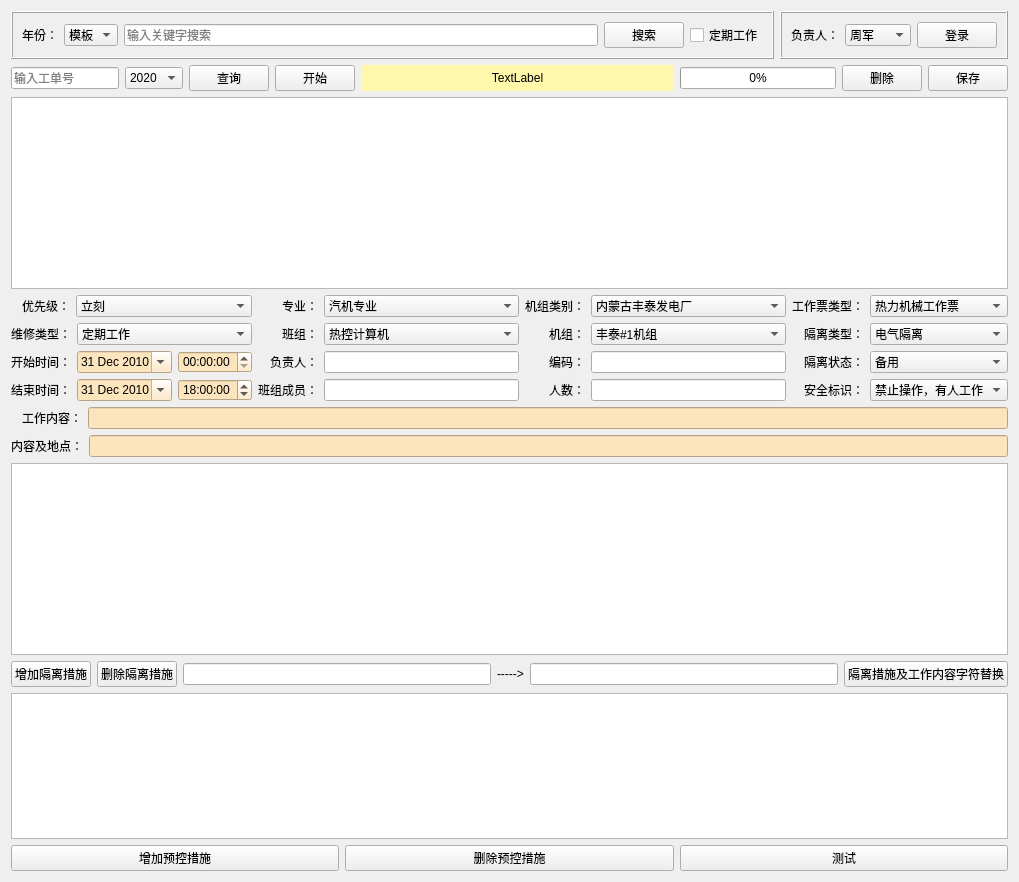
<?xml version="1.0" encoding="UTF-8"?>
<ui version="4.0">
 <class>Form</class>
 <widget class="QWidget" name="Form">
  <property name="geometry">
   <rect>
    <x>0</x>
    <y>0</y>
    <width>1019</width>
    <height>882</height>
   </rect>
  </property>
  <property name="windowTitle">
   <string>Form</string>
  </property>
  <layout class="QVBoxLayout" name="verticalLayout_12">
   <item>
    <layout class="QHBoxLayout" name="horizontalLayout_29">
     <item>
      <widget class="QFrame" name="frame">
       <property name="frameShape">
        <enum>QFrame::Box</enum>
       </property>
       <property name="frameShadow">
        <enum>QFrame::Raised</enum>
       </property>
       <layout class="QHBoxLayout" name="horizontalLayout_28">
        <item>
         <layout class="QHBoxLayout" name="horizontalLayout_27">
          <property name="sizeConstraint">
           <enum>QLayout::SetMinAndMaxSize</enum>
          </property>
          <property name="leftMargin">
           <number>0</number>
          </property>
          <property name="rightMargin">
           <number>0</number>
          </property>
          <item>
           <layout class="QHBoxLayout" name="horizontalLayout_20">
            <item>
             <layout class="QHBoxLayout" name="horizontalLayout_19">
              <item>
               <widget class="QLabel" name="label_8">
                <property name="text">
                 <string>年份：</string>
                </property>
               </widget>
              </item>
              <item>
               <widget class="QComboBox" name="year_combo">
                <item>
                 <property name="text">
                  <string>模板</string>
                 </property>
                </item>
               </widget>
              </item>
             </layout>
            </item>
            <item>
             <widget class="QLineEdit" name="filter_text">
              <property name="sizePolicy">
               <sizepolicy hsizetype="Expanding" vsizetype="Fixed">
                <horstretch>0</horstretch>
                <verstretch>0</verstretch>
               </sizepolicy>
              </property>
              <property name="placeholderText">
               <string>输入关键字搜索</string>
              </property>
             </widget>
            </item>
            <item>
             <widget class="QPushButton" name="search_btn">
              <property name="text">
               <string>搜索</string>
              </property>
             </widget>
            </item>
           </layout>
          </item>
          <item>
           <widget class="QCheckBox" name="checkBox">
            <property name="text">
             <string>定期工作</string>
            </property>
            <property name="checked">
             <bool>false</bool>
            </property>
           </widget>
          </item>
         </layout>
        </item>
       </layout>
      </widget>
     </item>
     <item>
      <widget class="QFrame" name="frame_2">
       <property name="frameShape">
        <enum>QFrame::Box</enum>
       </property>
       <property name="frameShadow">
        <enum>QFrame::Raised</enum>
       </property>
       <layout class="QHBoxLayout" name="horizontalLayout_24">
        <item>
         <layout class="QHBoxLayout" name="horizontalLayout_22">
          <item>
           <widget class="QLabel" name="label_21">
            <property name="text">
             <string>负责人：</string>
            </property>
           </widget>
          </item>
          <item>
           <widget class="QComboBox" name="fuzeren">
            <item>
             <property name="text">
              <string>周军</string>
             </property>
            </item>
            <item>
             <property name="text">
              <string>胡毅</string>
             </property>
            </item>
            <item>
             <property name="text">
              <string>王志英</string>
             </property>
            </item>
            <item>
             <property name="text">
              <string>梁春红</string>
             </property>
            </item>
            <item>
             <property name="text">
              <string>云雯</string>
             </property>
            </item>
            <item>
             <property name="text">
              <string>车璐</string>
             </property>
            </item>
            <item>
             <property name="text">
              <string>范舒婷</string>
             </property>
            </item>
           </widget>
          </item>
          <item>
           <widget class="QPushButton" name="denglu">
            <property name="text">
             <string>登录</string>
            </property>
           </widget>
          </item>
         </layout>
        </item>
       </layout>
      </widget>
     </item>
    </layout>
   </item>
   <item>
    <layout class="QHBoxLayout" name="horizontalLayout_23">
     <item>
      <layout class="QHBoxLayout" name="horizontalLayout_26">
       <property name="sizeConstraint">
        <enum>QLayout::SetMinimumSize</enum>
       </property>
       <property name="leftMargin">
        <number>0</number>
       </property>
       <property name="rightMargin">
        <number>0</number>
       </property>
       <item>
        <widget class="QLineEdit" name="lineEdit">
         <property name="inputMask">
          <string/>
         </property>
         <property name="placeholderText">
          <string>输入工单号</string>
         </property>
        </widget>
       </item>
       <item>
        <widget class="QComboBox" name="comboBox_2">
         <item>
          <property name="text">
           <string>2020</string>
          </property>
         </item>
         <item>
          <property name="text">
           <string>2019</string>
          </property>
         </item>
         <item>
          <property name="text">
           <string>2018</string>
          </property>
         </item>
        </widget>
       </item>
       <item>
        <widget class="QPushButton" name="find_btn">
         <property name="text">
          <string>查询</string>
         </property>
        </widget>
       </item>
      </layout>
     </item>
     <item>
      <widget class="QPushButton" name="start_btn">
       <property name="sizePolicy">
        <sizepolicy hsizetype="Minimum" vsizetype="Fixed">
         <horstretch>0</horstretch>
         <verstretch>0</verstretch>
        </sizepolicy>
       </property>
       <property name="text">
        <string>开始</string>
       </property>
      </widget>
     </item>
     <item>
      <widget class="QLabel" name="display">
       <property name="sizePolicy">
        <sizepolicy hsizetype="Preferred" vsizetype="Preferred">
         <horstretch>2</horstretch>
         <verstretch>0</verstretch>
        </sizepolicy>
       </property>
       <property name="styleSheet">
        <string notr="true">background-color: rgb(255, 248, 170);</string>
       </property>
       <property name="text">
        <string>TextLabel</string>
       </property>
       <property name="alignment">
        <set>Qt::AlignCenter</set>
       </property>
      </widget>
     </item>
     <item>
      <widget class="QProgressBar" name="progressBar">
       <property name="sizePolicy">
        <sizepolicy hsizetype="Expanding" vsizetype="Fixed">
         <horstretch>1</horstretch>
         <verstretch>0</verstretch>
        </sizepolicy>
       </property>
       <property name="value">
        <number>0</number>
       </property>
      </widget>
     </item>
     <item>
      <widget class="QPushButton" name="del_btn">
       <property name="text">
        <string>删除</string>
       </property>
      </widget>
     </item>
     <item>
      <widget class="QPushButton" name="save_btn">
       <property name="text">
        <string>保存</string>
       </property>
      </widget>
     </item>
    </layout>
   </item>
   <item>
    <widget class="QTableWidget" name="main_table">
     <property name="sizePolicy">
      <sizepolicy hsizetype="Expanding" vsizetype="Expanding">
       <horstretch>0</horstretch>
       <verstretch>0</verstretch>
      </sizepolicy>
     </property>
    </widget>
   </item>
   <item>
    <layout class="QHBoxLayout" name="horizontalLayout_35">
     <item>
      <layout class="QVBoxLayout" name="verticalLayout_7">
       <item>
        <layout class="QHBoxLayout" name="horizontalLayout_7">
         <item>
          <layout class="QVBoxLayout" name="verticalLayout_2">
           <property name="leftMargin">
            <number>11</number>
           </property>
           <property name="rightMargin">
            <number>0</number>
           </property>
           <item>
            <widget class="QLabel" name="label">
             <property name="text">
              <string>优先级：</string>
             </property>
            </widget>
           </item>
          </layout>
         </item>
         <item>
          <widget class="QComboBox" name="youxianji">
           <property name="sizePolicy">
            <sizepolicy hsizetype="Preferred" vsizetype="Fixed">
             <horstretch>2</horstretch>
             <verstretch>0</verstretch>
            </sizepolicy>
           </property>
           <property name="styleSheet">
            <string notr="true"/>
           </property>
           <item>
            <property name="text">
             <string>立刻</string>
            </property>
           </item>
           <item>
            <property name="text">
             <string>24小时内处理</string>
            </property>
           </item>
           <item>
            <property name="text">
             <string>48小时内处理</string>
            </property>
           </item>
           <item>
            <property name="text">
             <string>72小时内处理</string>
            </property>
           </item>
           <item>
            <property name="text">
             <string>168小时内处理</string>
            </property>
           </item>
           <item>
            <property name="text">
             <string>停机处理</string>
            </property>
           </item>
           <item>
            <property name="text">
             <string>无</string>
            </property>
           </item>
          </widget>
         </item>
        </layout>
       </item>
       <item>
        <layout class="QHBoxLayout" name="horizontalLayout_8">
         <item>
          <widget class="QLabel" name="label_2">
           <property name="text">
            <string>维修类型：</string>
           </property>
          </widget>
         </item>
         <item>
          <widget class="QComboBox" name="weixiuleixing">
           <property name="sizePolicy">
            <sizepolicy hsizetype="Preferred" vsizetype="Fixed">
             <horstretch>2</horstretch>
             <verstretch>0</verstretch>
            </sizepolicy>
           </property>
           <property name="styleSheet">
            <string notr="true"/>
           </property>
           <item>
            <property name="text">
             <string>定期工作</string>
            </property>
           </item>
           <item>
            <property name="text">
             <string>改进性检修</string>
            </property>
           </item>
           <item>
            <property name="text">
             <string>故障检修</string>
            </property>
           </item>
           <item>
            <property name="text">
             <string>状态检修</string>
            </property>
           </item>
           <item>
            <property name="text">
             <string>无</string>
            </property>
           </item>
          </widget>
         </item>
        </layout>
       </item>
       <item>
        <layout class="QHBoxLayout" name="horizontalLayout">
         <item>
          <widget class="QLabel" name="label_10">
           <property name="text">
            <string>开始时间：</string>
           </property>
          </widget>
         </item>
         <item>
          <widget class="QDateEdit" name="begindate">
           <property name="styleSheet">
            <string notr="true">background-color: rgb(252, 228, 189);</string>
           </property>
           <property name="maximumDateTime">
            <datetime>
             <hour>23</hour>
             <minute>59</minute>
             <second>59</second>
             <year>2025</year>
             <month>12</month>
             <day>31</day>
            </datetime>
           </property>
           <property name="minimumDateTime">
            <datetime>
             <hour>0</hour>
             <minute>0</minute>
             <second>0</second>
             <year>2010</year>
             <month>12</month>
             <day>31</day>
            </datetime>
           </property>
           <property name="calendarPopup">
            <bool>true</bool>
           </property>
          </widget>
         </item>
         <item>
          <widget class="QTimeEdit" name="begintime">
           <property name="styleSheet">
            <string notr="true">background-color: rgb(252, 228, 189);</string>
           </property>
           <property name="calendarPopup">
            <bool>false</bool>
           </property>
          </widget>
         </item>
        </layout>
       </item>
       <item>
        <layout class="QHBoxLayout" name="horizontalLayout_2">
         <item>
          <widget class="QLabel" name="label_11">
           <property name="text">
            <string>结束时间：</string>
           </property>
          </widget>
         </item>
         <item>
          <widget class="QDateEdit" name="enddate">
           <property name="styleSheet">
            <string notr="true">background-color: rgb(252, 228, 189);</string>
           </property>
           <property name="maximumDateTime">
            <datetime>
             <hour>23</hour>
             <minute>59</minute>
             <second>59</second>
             <year>2025</year>
             <month>12</month>
             <day>31</day>
            </datetime>
           </property>
           <property name="minimumDateTime">
            <datetime>
             <hour>0</hour>
             <minute>0</minute>
             <second>0</second>
             <year>2010</year>
             <month>12</month>
             <day>31</day>
            </datetime>
           </property>
           <property name="calendarPopup">
            <bool>true</bool>
           </property>
          </widget>
         </item>
         <item>
          <widget class="QTimeEdit" name="endtime">
           <property name="styleSheet">
            <string notr="true">background-color: rgb(252, 228, 189);</string>
           </property>
           <property name="calendarPopup">
            <bool>true</bool>
           </property>
           <property name="time">
            <time>
             <hour>18</hour>
             <minute>0</minute>
             <second>0</second>
            </time>
           </property>
          </widget>
         </item>
        </layout>
       </item>
      </layout>
     </item>
     <item>
      <layout class="QVBoxLayout" name="verticalLayout_5">
       <item>
        <layout class="QHBoxLayout" name="horizontalLayout_9">
         <item>
          <layout class="QHBoxLayout" name="horizontalLayout_21">
           <property name="leftMargin">
            <number>24</number>
           </property>
           <item>
            <widget class="QLabel" name="label_6">
             <property name="sizePolicy">
              <sizepolicy hsizetype="Preferred" vsizetype="Preferred">
               <horstretch>0</horstretch>
               <verstretch>0</verstretch>
              </sizepolicy>
             </property>
             <property name="text">
              <string>专业：</string>
             </property>
            </widget>
           </item>
          </layout>
         </item>
         <item>
          <widget class="QComboBox" name="zhuanye">
           <property name="sizePolicy">
            <sizepolicy hsizetype="Preferred" vsizetype="Fixed">
             <horstretch>2</horstretch>
             <verstretch>0</verstretch>
            </sizepolicy>
           </property>
           <property name="styleSheet">
            <string notr="true"/>
           </property>
           <item>
            <property name="text">
             <string>汽机专业</string>
            </property>
           </item>
           <item>
            <property name="text">
             <string>锅炉专业</string>
            </property>
           </item>
           <item>
            <property name="text">
             <string>电气专业</string>
            </property>
           </item>
           <item>
            <property name="text">
             <string>热控专业</string>
            </property>
           </item>
           <item>
            <property name="text">
             <string>无</string>
            </property>
           </item>
          </widget>
         </item>
        </layout>
       </item>
       <item>
        <layout class="QHBoxLayout" name="horizontalLayout_12">
         <item>
          <layout class="QHBoxLayout" name="horizontalLayout_31">
           <property name="leftMargin">
            <number>24</number>
           </property>
           <item>
            <widget class="QLabel" name="label_12">
             <property name="text">
              <string>班组：</string>
             </property>
            </widget>
           </item>
          </layout>
         </item>
         <item>
          <widget class="QComboBox" name="banzu">
           <property name="sizePolicy">
            <sizepolicy hsizetype="Preferred" vsizetype="Fixed">
             <horstretch>2</horstretch>
             <verstretch>0</verstretch>
            </sizepolicy>
           </property>
           <property name="styleSheet">
            <string notr="true"/>
           </property>
           <item>
            <property name="text">
             <string>热控计算机</string>
            </property>
           </item>
           <item>
            <property name="text">
             <string>热控程控班</string>
            </property>
           </item>
           <item>
            <property name="text">
             <string>热控自动一</string>
            </property>
           </item>
           <item>
            <property name="text">
             <string>热控自动二</string>
            </property>
           </item>
           <item>
            <property name="text">
             <string>无</string>
            </property>
           </item>
          </widget>
         </item>
        </layout>
       </item>
       <item>
        <layout class="QHBoxLayout" name="horizontalLayout_17">
         <item>
          <layout class="QHBoxLayout" name="horizontalLayout_30">
           <property name="leftMargin">
            <number>12</number>
           </property>
           <item>
            <widget class="QLabel" name="label_4">
             <property name="text">
              <string>负责人：</string>
             </property>
            </widget>
           </item>
          </layout>
         </item>
         <item>
          <widget class="QLineEdit" name="mvp">
           <property name="styleSheet">
            <string notr="true"/>
           </property>
          </widget>
         </item>
        </layout>
       </item>
       <item>
        <layout class="QHBoxLayout" name="horizontalLayout_4">
         <item>
          <widget class="QLabel" name="label_15">
           <property name="text">
            <string>班组成员：</string>
           </property>
          </widget>
         </item>
         <item>
          <widget class="QLineEdit" name="chengyuan">
           <property name="styleSheet">
            <string notr="true"/>
           </property>
          </widget>
         </item>
        </layout>
       </item>
      </layout>
     </item>
     <item>
      <layout class="QVBoxLayout" name="verticalLayout_8">
       <item>
        <layout class="QHBoxLayout" name="horizontalLayout_3">
         <item>
          <widget class="QLabel" name="label_7">
           <property name="text">
            <string>机组类别：</string>
           </property>
          </widget>
         </item>
         <item>
          <widget class="QComboBox" name="jizuleibie">
           <property name="sizePolicy">
            <sizepolicy hsizetype="Preferred" vsizetype="Fixed">
             <horstretch>2</horstretch>
             <verstretch>0</verstretch>
            </sizepolicy>
           </property>
           <property name="styleSheet">
            <string notr="true"/>
           </property>
           <item>
            <property name="text">
             <string>内蒙古丰泰发电厂</string>
            </property>
           </item>
           <item>
            <property name="text">
             <string>呼和浩特科林热电厂</string>
            </property>
           </item>
           <item>
            <property name="text">
             <string>科林城发热力</string>
            </property>
           </item>
           <item>
            <property name="text">
             <string>无</string>
            </property>
           </item>
          </widget>
         </item>
        </layout>
       </item>
       <item>
        <layout class="QHBoxLayout" name="horizontalLayout_5">
         <item>
          <layout class="QVBoxLayout" name="verticalLayout_3">
           <property name="leftMargin">
            <number>24</number>
           </property>
           <item>
            <widget class="QLabel" name="label_3">
             <property name="text">
              <string>机组：</string>
             </property>
            </widget>
           </item>
          </layout>
         </item>
         <item>
          <widget class="QComboBox" name="jizu">
           <property name="sizePolicy">
            <sizepolicy hsizetype="Preferred" vsizetype="Fixed">
             <horstretch>2</horstretch>
             <verstretch>0</verstretch>
            </sizepolicy>
           </property>
           <property name="styleSheet">
            <string notr="true"/>
           </property>
           <item>
            <property name="text">
             <string>丰泰#1机组</string>
            </property>
           </item>
           <item>
            <property name="text">
             <string>丰泰#2机组</string>
            </property>
           </item>
           <item>
            <property name="text">
             <string>丰泰公用</string>
            </property>
           </item>
           <item>
            <property name="text">
             <string>科林新#3机组</string>
            </property>
           </item>
           <item>
            <property name="text">
             <string>科林新#4机组</string>
            </property>
           </item>
           <item>
            <property name="text">
             <string>科林公用</string>
            </property>
           </item>
           <item>
            <property name="text">
             <string>无</string>
            </property>
           </item>
          </widget>
         </item>
        </layout>
       </item>
       <item>
        <layout class="QHBoxLayout" name="horizontalLayout_16">
         <item>
          <layout class="QHBoxLayout" name="horizontalLayout_32">
           <property name="leftMargin">
            <number>24</number>
           </property>
           <item>
            <widget class="QLabel" name="label_5">
             <property name="text">
              <string>编码：</string>
             </property>
            </widget>
           </item>
          </layout>
         </item>
         <item>
          <widget class="QLineEdit" name="bianma">
           <property name="styleSheet">
            <string notr="true"/>
           </property>
           <property name="dragEnabled">
            <bool>false</bool>
           </property>
           <property name="readOnly">
            <bool>false</bool>
           </property>
          </widget>
         </item>
        </layout>
       </item>
       <item>
        <layout class="QHBoxLayout" name="horizontalLayout_10">
         <property name="leftMargin">
          <number>0</number>
         </property>
         <property name="rightMargin">
          <number>0</number>
         </property>
         <item>
          <layout class="QVBoxLayout" name="verticalLayout_6">
           <property name="leftMargin">
            <number>24</number>
           </property>
           <item>
            <widget class="QLabel" name="label_14">
             <property name="sizePolicy">
              <sizepolicy hsizetype="Preferred" vsizetype="Preferred">
               <horstretch>4</horstretch>
               <verstretch>0</verstretch>
              </sizepolicy>
             </property>
             <property name="text">
              <string>人数：</string>
             </property>
            </widget>
           </item>
          </layout>
         </item>
         <item>
          <widget class="QLineEdit" name="sum">
           <property name="sizePolicy">
            <sizepolicy hsizetype="Expanding" vsizetype="Fixed">
             <horstretch>0</horstretch>
             <verstretch>0</verstretch>
            </sizepolicy>
           </property>
           <property name="styleSheet">
            <string notr="true"/>
           </property>
          </widget>
         </item>
        </layout>
       </item>
      </layout>
     </item>
     <item>
      <layout class="QVBoxLayout" name="verticalLayout_11">
       <item>
        <layout class="QVBoxLayout" name="verticalLayout_9">
         <item>
          <layout class="QHBoxLayout" name="horizontalLayout_6">
           <item>
            <widget class="QLabel" name="label_9">
             <property name="sizePolicy">
              <sizepolicy hsizetype="Preferred" vsizetype="Preferred">
               <horstretch>1</horstretch>
               <verstretch>0</verstretch>
              </sizepolicy>
             </property>
             <property name="text">
              <string>工作票类型：</string>
             </property>
            </widget>
           </item>
           <item>
            <widget class="QComboBox" name="gzpleixing">
             <property name="sizePolicy">
              <sizepolicy hsizetype="Preferred" vsizetype="Fixed">
               <horstretch>2</horstretch>
               <verstretch>0</verstretch>
              </sizepolicy>
             </property>
             <property name="styleSheet">
              <string notr="true"/>
             </property>
             <item>
              <property name="text">
               <string>热力机械工作票</string>
              </property>
             </item>
             <item>
              <property name="text">
               <string>热力机械外包工作票</string>
              </property>
             </item>
             <item>
              <property name="text">
               <string>电气工作票</string>
              </property>
             </item>
             <item>
              <property name="text">
               <string>无</string>
              </property>
             </item>
            </widget>
           </item>
          </layout>
         </item>
         <item>
          <layout class="QHBoxLayout" name="horizontalLayout_13">
           <item>
            <layout class="QVBoxLayout" name="verticalLayout_4">
             <property name="leftMargin">
              <number>12</number>
             </property>
             <item>
              <widget class="QLabel" name="label_18">
               <property name="text">
                <string>隔离类型：</string>
               </property>
              </widget>
             </item>
            </layout>
           </item>
           <item>
            <widget class="QComboBox" name="gelileixing">
             <property name="sizePolicy">
              <sizepolicy hsizetype="Preferred" vsizetype="Fixed">
               <horstretch>2</horstretch>
               <verstretch>0</verstretch>
              </sizepolicy>
             </property>
             <property name="styleSheet">
              <string notr="true"/>
             </property>
             <item>
              <property name="text">
               <string>电气隔离</string>
              </property>
             </item>
             <item>
              <property name="text">
               <string>机械隔离</string>
              </property>
             </item>
             <item>
              <property name="text">
               <string>电气及机械隔离</string>
              </property>
             </item>
             <item>
              <property name="text">
               <string>无</string>
              </property>
             </item>
            </widget>
           </item>
          </layout>
         </item>
        </layout>
       </item>
       <item>
        <layout class="QVBoxLayout" name="verticalLayout_10">
         <item>
          <layout class="QHBoxLayout" name="horizontalLayout_14">
           <item>
            <layout class="QHBoxLayout" name="horizontalLayout_33">
             <property name="leftMargin">
              <number>12</number>
             </property>
             <item>
              <widget class="QLabel" name="label_19">
               <property name="text">
                <string>隔离状态：</string>
               </property>
              </widget>
             </item>
            </layout>
           </item>
           <item>
            <widget class="QComboBox" name="gelizhuangtai">
             <property name="sizePolicy">
              <sizepolicy hsizetype="Preferred" vsizetype="Fixed">
               <horstretch>2</horstretch>
               <verstretch>0</verstretch>
              </sizepolicy>
             </property>
             <property name="styleSheet">
              <string notr="true"/>
             </property>
             <item>
              <property name="text">
               <string>备用</string>
              </property>
             </item>
             <item>
              <property name="text">
               <string>不停电</string>
              </property>
             </item>
             <item>
              <property name="text">
               <string>断开</string>
              </property>
             </item>
             <item>
              <property name="text">
               <string>关</string>
              </property>
             </item>
             <item>
              <property name="text">
               <string>关闭、停电</string>
              </property>
             </item>
             <item>
              <property name="text">
               <string>合上</string>
              </property>
             </item>
             <item>
              <property name="text">
               <string>解除自动</string>
              </property>
             </item>
             <item>
              <property name="text">
               <string>开</string>
              </property>
             </item>
             <item>
              <property name="text">
               <string>停电</string>
              </property>
             </item>
             <item>
              <property name="text">
               <string>停运</string>
              </property>
             </item>
             <item>
              <property name="text">
               <string>停运断电</string>
              </property>
             </item>
             <item>
              <property name="text">
               <string>退出保护</string>
              </property>
             </item>
             <item>
              <property name="text">
               <string>退出监视</string>
              </property>
             </item>
             <item>
              <property name="text">
               <string>退出连锁</string>
              </property>
             </item>
             <item>
              <property name="text">
               <string>无</string>
              </property>
             </item>
            </widget>
           </item>
          </layout>
         </item>
         <item>
          <layout class="QHBoxLayout" name="horizontalLayout_15">
           <item>
            <layout class="QHBoxLayout" name="horizontalLayout_34">
             <property name="leftMargin">
              <number>12</number>
             </property>
             <item>
              <widget class="QLabel" name="label_20">
               <property name="text">
                <string>安全标识：</string>
               </property>
              </widget>
             </item>
            </layout>
           </item>
           <item>
            <widget class="QComboBox" name="anquanbiaoshi">
             <property name="sizePolicy">
              <sizepolicy hsizetype="Preferred" vsizetype="Fixed">
               <horstretch>2</horstretch>
               <verstretch>0</verstretch>
              </sizepolicy>
             </property>
             <property name="styleSheet">
              <string notr="true"/>
             </property>
             <item>
              <property name="text">
               <string>禁止操作，有人工作</string>
              </property>
             </item>
             <item>
              <property name="text">
               <string>禁止合闸，有人工作</string>
              </property>
             </item>
             <item>
              <property name="text">
               <string>禁止攀登</string>
              </property>
             </item>
             <item>
              <property name="text">
               <string>由此上下</string>
              </property>
             </item>
             <item>
              <property name="text">
               <string>在此工作</string>
              </property>
             </item>
             <item>
              <property name="text">
               <string>止步，高压危险</string>
              </property>
             </item>
             <item>
              <property name="text">
               <string>无</string>
              </property>
             </item>
            </widget>
           </item>
          </layout>
         </item>
        </layout>
       </item>
      </layout>
     </item>
    </layout>
   </item>
   <item>
    <layout class="QHBoxLayout" name="horizontalLayout_11">
     <item>
      <layout class="QVBoxLayout" name="verticalLayout">
       <property name="leftMargin">
        <number>11</number>
       </property>
       <property name="rightMargin">
        <number>0</number>
       </property>
       <item>
        <widget class="QLabel" name="label_16">
         <property name="enabled">
          <bool>true</bool>
         </property>
         <property name="sizePolicy">
          <sizepolicy hsizetype="Preferred" vsizetype="Preferred">
           <horstretch>0</horstretch>
           <verstretch>0</verstretch>
          </sizepolicy>
         </property>
         <property name="lineWidth">
          <number>1</number>
         </property>
         <property name="text">
          <string>工作内容：</string>
         </property>
         <property name="alignment">
          <set>Qt::AlignLeading|Qt::AlignLeft|Qt::AlignVCenter</set>
         </property>
        </widget>
       </item>
      </layout>
     </item>
     <item>
      <widget class="QLineEdit" name="content">
       <property name="styleSheet">
        <string notr="true">background-color: rgb(252, 228, 189);</string>
       </property>
      </widget>
     </item>
    </layout>
   </item>
   <item>
    <layout class="QHBoxLayout" name="horizontalLayout_18">
     <item>
      <widget class="QLabel" name="label_17">
       <property name="text">
        <string>内容及地点：</string>
       </property>
      </widget>
     </item>
     <item>
      <widget class="QLineEdit" name="contentaddr">
       <property name="styleSheet">
        <string notr="true">background-color: rgb(252, 228, 189);</string>
       </property>
      </widget>
     </item>
    </layout>
   </item>
   <item>
    <widget class="QTableWidget" name="glcs_table"/>
   </item>
   <item>
    <layout class="QHBoxLayout" name="horizontalLayout_25">
     <item>
      <widget class="QPushButton" name="btn_glcs_addrow">
       <property name="text">
        <string>增加隔离措施</string>
       </property>
      </widget>
     </item>
     <item>
      <widget class="QPushButton" name="btn_glcs_delrow">
       <property name="text">
        <string>删除隔离措施</string>
       </property>
      </widget>
     </item>
     <item>
      <widget class="QLineEdit" name="text_find"/>
     </item>
     <item>
      <widget class="QLabel" name="label_13">
       <property name="text">
        <string>-----&gt;</string>
       </property>
      </widget>
     </item>
     <item>
      <widget class="QLineEdit" name="text_replace"/>
     </item>
     <item>
      <widget class="QPushButton" name="btn_replace">
       <property name="text">
        <string>隔离措施及工作内容字符替换</string>
       </property>
      </widget>
     </item>
    </layout>
   </item>
   <item>
    <widget class="QTableWidget" name="ykcs_table">
     <property name="sizePolicy">
      <sizepolicy hsizetype="Expanding" vsizetype="Expanding">
       <horstretch>0</horstretch>
       <verstretch>1</verstretch>
      </sizepolicy>
     </property>
    </widget>
   </item>
   <item>
    <layout class="QHBoxLayout" name="horizontalLayout_36">
     <item>
      <widget class="QPushButton" name="btn_ykcs_addrow">
       <property name="text">
        <string>增加预控措施</string>
       </property>
      </widget>
     </item>
     <item>
      <widget class="QPushButton" name="btn_ykcs_delrow">
       <property name="text">
        <string>删除预控措施</string>
       </property>
      </widget>
     </item>
     <item>
      <widget class="QPushButton" name="ceshi">
       <property name="text">
        <string>测试</string>
       </property>
      </widget>
     </item>
    </layout>
   </item>
  </layout>
 </widget>
 <resources/>
 <connections/>
</ui>
